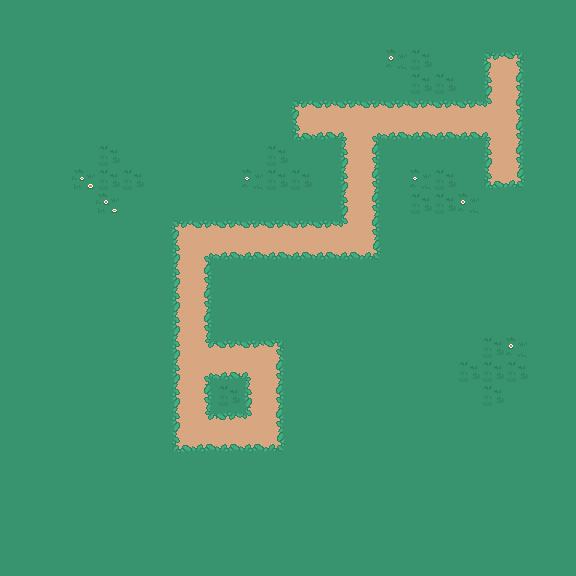

A level layout from a 2D game, rendered from its tile map. Below: a short description, then the map file with its tile-grid data intact:
An orthogonal 24x24 tile map with 24x24 px tiles, 3 tile layers (Tile Layer 1, Tile Layer 2, Tile Layer 3).

<map version="1.2" tiledversion="1.3.4" orientation="orthogonal" renderorder="right-down" width="24" height="24" tilewidth="24" tileheight="24" infinite="0" nextlayerid="5" nextobjectid="2">
 <tileset firstgid="1" source="Textures.tsx" />
 <layer id="1" name="Tile Layer 1" width="24" height="24">
  <data encoding="csv">
1,1,1,1,1,1,1,1,1,1,1,1,1,1,1,1,1,1,1,1,1,1,1,1,
1,1,1,1,1,1,1,1,1,1,1,1,1,1,1,1,1,1,1,1,1,1,1,1,
1,1,1,1,1,1,1,1,1,1,1,1,1,1,1,1,2,12,1,1,4,6,1,1,
1,1,1,1,1,1,1,1,1,1,1,1,1,1,1,1,1,12,12,1,13,15,1,1,
1,1,1,1,1,1,1,1,1,1,1,1,4,5,5,5,5,5,5,5,27,15,1,1,
1,1,1,1,1,1,1,1,1,1,1,1,22,23,9,7,23,23,23,23,9,15,1,1,
1,1,1,1,12,1,1,1,1,1,1,12,1,1,13,15,1,1,1,1,13,15,1,1,
1,1,1,10,12,12,1,1,1,1,3,12,12,1,13,15,1,3,12,1,22,24,1,1,
1,1,1,1,11,1,1,1,1,1,1,1,1,1,13,15,1,12,12,2,1,1,1,1,
1,1,1,1,1,1,1,4,5,5,5,5,5,5,27,15,1,1,1,1,1,1,1,1,
1,1,1,1,1,1,1,13,7,23,23,23,23,23,23,24,1,1,1,1,1,1,1,1,
1,1,1,1,1,1,1,13,15,1,1,1,1,1,1,1,1,1,1,1,1,1,1,1,
1,1,1,1,1,1,1,13,15,1,1,1,1,1,1,1,1,1,1,1,1,1,1,1,
1,1,1,1,1,1,1,13,15,1,1,1,1,1,1,1,1,1,1,1,1,1,1,1,
1,1,1,1,1,1,1,13,25,5,5,6,1,1,1,1,1,1,1,1,12,2,1,1,
1,1,1,1,1,1,1,13,7,8,9,15,1,1,1,1,1,1,1,12,12,12,1,1,
1,1,1,1,1,1,1,13,16,17,18,15,1,1,1,1,1,1,1,1,12,1,1,1,
1,1,1,1,1,1,1,13,25,26,27,15,1,1,1,1,1,1,1,1,1,1,1,1,
1,1,1,1,1,1,1,22,23,23,23,24,1,1,1,1,1,1,1,1,1,1,1,1,
1,1,1,1,1,1,1,1,1,1,1,1,1,1,1,1,1,1,1,1,1,1,1,1,
1,1,1,1,1,1,1,1,1,1,1,1,1,1,1,1,1,1,1,1,1,1,1,1,
1,1,1,1,1,1,1,1,1,1,1,1,1,1,1,1,1,1,1,1,1,1,1,1,
1,1,1,1,1,1,1,1,1,1,1,1,1,1,1,1,1,1,1,1,1,1,1,1,
1,1,1,1,1,1,1,1,1,1,1,1,1,1,1,1,1,1,1,1,1,1,1,1
</data>
 </layer>
 <layer id="2" name="Tile Layer 2" width="24" height="24">
  <data encoding="csv">
0,0,0,0,0,0,0,0,0,0,0,0,0,0,0,0,0,0,0,0,0,0,0,0,
0,0,0,0,0,0,0,0,0,0,0,0,0,0,0,0,0,0,0,0,0,0,0,0,
0,0,0,0,0,0,0,0,0,0,0,0,0,0,0,0,0,0,0,0,0,0,0,0,
0,0,0,0,0,0,0,0,0,0,0,0,0,0,0,0,0,0,0,0,0,0,0,0,
0,0,0,0,0,0,0,0,0,0,0,0,0,0,0,0,0,0,0,0,0,0,0,0,
0,0,0,0,0,0,0,0,0,0,0,0,0,0,0,0,0,0,0,0,0,0,0,0,
0,0,0,0,0,0,0,0,0,0,0,0,0,0,0,0,0,0,0,0,0,0,0,0,
0,0,0,0,0,0,0,0,0,0,0,0,0,0,0,0,0,0,0,0,0,0,0,0,
0,0,0,0,0,0,0,0,0,0,0,0,0,0,0,0,0,0,0,0,0,0,0,0,
0,0,0,0,0,0,0,0,0,0,0,0,0,0,0,0,0,0,0,0,0,0,0,0,
0,0,0,0,0,0,0,0,0,0,0,0,0,0,0,0,0,0,0,0,0,0,0,0,
0,0,0,0,0,0,0,0,0,0,0,0,0,0,0,0,0,0,0,0,0,0,0,0,
0,0,0,0,0,0,0,0,0,0,0,0,0,0,0,0,0,0,0,0,0,0,0,0,
0,0,0,0,0,0,0,0,0,0,0,0,0,0,0,0,0,0,0,0,0,0,0,0,
0,0,0,0,0,0,0,0,0,0,0,0,0,0,0,0,0,0,0,0,0,0,0,0,
0,0,0,0,0,0,0,0,0,0,0,0,0,0,0,0,0,0,0,0,0,0,0,0,
0,0,0,0,0,0,0,0,0,0,0,0,0,0,0,0,0,0,0,0,0,0,0,0,
0,0,0,0,0,0,0,0,0,0,0,0,0,0,0,0,0,0,0,0,0,0,0,0,
0,0,0,0,0,0,0,0,0,0,0,0,0,0,0,0,0,0,0,0,0,0,0,0,
0,0,0,0,0,0,0,0,0,0,0,0,0,0,0,0,0,0,0,0,0,0,0,0,
0,0,0,0,0,0,0,0,0,0,0,0,0,0,0,0,0,0,0,0,0,0,0,0,
0,0,0,0,0,0,0,0,0,0,0,0,0,0,0,0,0,0,0,0,0,0,0,0,
0,0,0,0,0,0,0,0,0,0,0,0,0,0,0,0,0,0,0,0,0,0,0,0,
0,0,0,0,0,0,0,0,0,0,0,0,0,0,0,0,0,0,0,0,0,0,0,0
</data>
 </layer>
 <layer id="3" name="Tile Layer 3" width="24" height="24">
  <data encoding="csv">
0,0,0,0,0,0,0,0,0,0,0,0,0,0,0,0,0,0,0,0,0,0,0,0,
0,0,0,0,0,0,0,0,0,0,0,0,0,0,0,0,0,0,0,0,0,0,0,0,
0,0,0,0,0,0,0,0,0,0,0,0,0,0,0,0,0,0,0,0,0,0,0,0,
0,0,0,0,0,0,0,0,0,0,0,0,0,0,0,0,0,0,0,0,0,0,0,0,
0,0,0,0,0,0,0,0,0,0,0,0,0,0,0,0,0,0,0,0,0,0,0,0,
0,0,0,0,0,0,0,0,0,0,0,0,0,0,0,0,0,0,0,0,0,0,0,0,
0,0,0,0,0,0,0,0,0,0,0,0,0,0,0,0,0,0,0,0,0,0,0,0,
0,0,0,0,0,0,0,0,0,0,0,0,0,0,0,0,0,0,0,0,0,0,0,0,
0,0,0,0,0,0,0,0,0,0,0,0,0,0,0,0,0,0,0,0,0,0,0,0,
0,0,0,0,0,0,0,0,0,0,0,0,0,0,0,0,0,0,0,0,0,0,0,0,
0,0,0,0,0,0,0,0,0,0,0,0,0,0,0,0,0,0,0,0,0,0,0,0,
0,0,0,0,0,0,0,0,0,0,0,0,0,0,0,0,0,0,0,0,0,0,0,0,
0,0,0,0,0,0,0,0,0,0,0,0,0,0,0,0,0,0,0,0,0,0,0,0,
0,0,0,0,0,0,0,0,0,0,0,0,0,0,0,0,0,0,0,0,0,0,0,0,
0,0,0,0,0,0,0,0,0,0,0,0,0,0,0,0,0,0,0,0,0,0,0,0,
0,0,0,0,0,0,0,0,0,0,0,0,0,0,0,0,0,0,0,0,0,0,0,0,
0,0,0,0,0,0,0,0,0,0,0,0,0,0,0,0,0,0,0,0,0,0,0,0,
0,0,0,0,0,0,0,0,0,0,0,0,0,0,0,0,0,0,0,0,0,0,0,0,
0,0,0,0,0,0,0,0,0,0,0,0,0,0,0,0,0,0,0,0,0,0,0,0,
0,0,0,0,0,0,0,0,0,0,0,0,0,0,0,0,0,0,0,0,0,0,0,0,
0,0,0,0,0,0,0,0,0,0,0,0,0,0,0,0,0,0,0,0,0,0,0,0,
0,0,0,0,0,0,0,0,0,0,0,0,0,0,0,0,0,0,0,0,0,0,0,0,
0,0,0,0,0,0,0,0,0,0,0,0,0,0,0,0,0,0,0,0,0,0,0,0,
0,0,0,0,0,0,0,0,0,0,0,0,0,0,0,0,0,0,0,0,0,0,0,0
</data>
 </layer>
 <objectgroup id="4" name="Obstacles" />
</map>